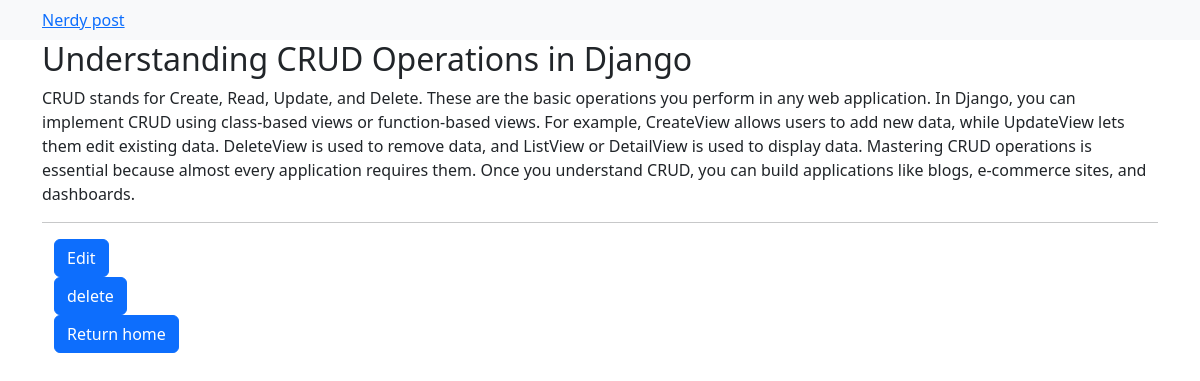
/post/10, run on the app's committed database.
### blog/models.py (models this page shows, shortened)
class  Post(models.Model):
    title = models.CharField(max_length=200)
    content = models.TextField()
    created_at = models.DateTimeField(auto_now_add=True)

### blog/views.py (the view)
# urls.py: path("post/<int:pk>", views.post_details, name='post-detail'),
def post_details(request,pk):
    post = get_object_or_404(Post, pk=pk)
    return render(request,"blog/post_detail.html",{"post":post})

### blog/templates/blog/post_detail.html (shortened to what this page needs)
{% extends "blog/base.html" %}
{%block content%}
<div class="content-section">
    <h2>{{post.title}}</h2>
    <p>{{post.content}}</p>
    <hr>
    <div class="container">
       <a href="{% url 'post-update' post.pk %}" class="btn btn-primary btn md-5">Edit</a><br>
       <a href="{% url 'post-delete' post.pk %}" class="btn btn-primary btn md-5">delete</a> <br>
       <a href="{% url 'home'%}" class="btn btn-primary btn-md">Return home</a>
    </div>
</div>
{%endblock%}

### data on the page
Post: title "Understanding CRUD Operations in Django", content "CRUD stands for Create, Read, Update, and Delete. These are the basic operations you perform in any web application. In Django, you can implement CRUD using class-based views or function-based views. For example, CreateView allows users to add new data, while UpdateView lets them edit existing data. DeleteView is used to remove data, and ListView or DetailView is used to display data. Mastering CRUD operations is essential because almost every application requires them. Once you understand CRUD, you can build applications like blogs, e-commerce sites, and dashboards."
